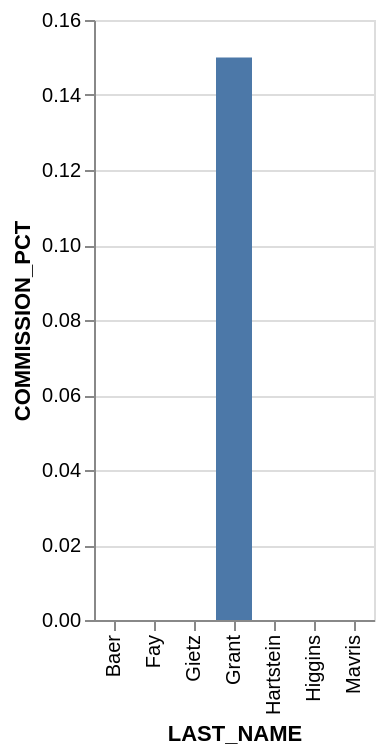

Write a Vega-Lite specification for this figure.
### Vega-Lite specification from a JSON file in a GitHub repository (floating-point values rounded to 4 significant figures)
{"data": {"values": [{"x_data": "Baer", "y_data": 0}, {"x_data": "Fay", "y_data": 0}, {"x_data": "Gietz", "y_data": 0}, {"x_data": "Grant", "y_data": 0.15}, {"x_data": "Hartstein", "y_data": 0}, {"x_data": "Higgins", "y_data": 0}, {"x_data": "Mavris", "y_data": 0}]}, "mark": "bar", "encoding": {"x": {"field": "x_data", "type": "nominal", "title": "LAST_NAME", "sort": "ascending"}, "y": {"field": "y_data", "type": "quantitative", "title": "COMMISSION_PCT"}}}
